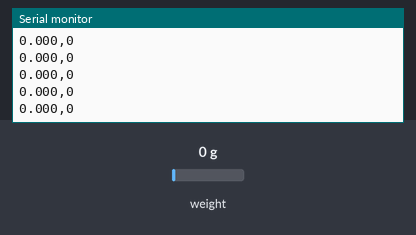
Simulated run of this sketch. Board: Arduino Uno, built with avr-gcc and run on an emulated ATmega328P. Shown: the last lines printed to the serial monitor. The test bench sets the inputs (shaded band); at power-on: weight on the scale 0 g.

Above: at 3.2 s.
3.3 s: weight on the scale set to 100 g
At 3.31 s:
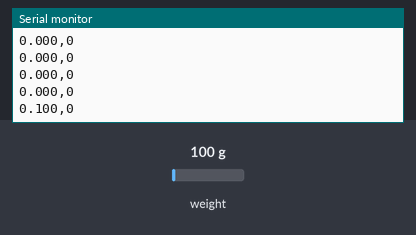
4.8 s: weight on the scale set to 1250 g
At 4.82 s:
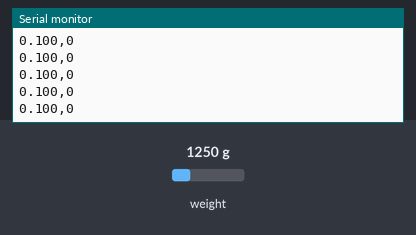
Timing chart, 0 to 7.8 s (numbered marks = the images above; inputs shaded):
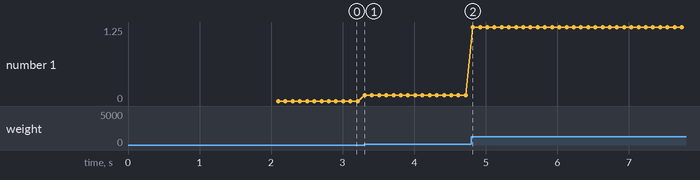

Measured:
- after the input at 3.3 s, the serial monitor: prints a new line at once (image 1)
- plotted number 1: 0 → 0.1 after the input at 3.3 s, 0.1 → 1.25 after the input at 4.8 s

The sketch:

Sensor.ino
```cpp
#include "HX711.h"

// Pines HX711 (Celda de carga)
const int DOUT_PIN = A1;
const int CLK_PIN = A0;

HX711 balanza;

// Variables para obligar al Arduino a enviar a 100 Hz
unsigned long tiempoAnterior = 0;
const unsigned long INTERVALO_MS = 10; // 10 milisegundos = 100 envíos por segundo
float ultimoPeso = 0.0;

void setup() {
  Serial.begin(115200); // Baudios altos para que la comunicación sea instantánea

  balanza.begin(DOUT_PIN, CLK_PIN);
  balanza.set_scale(106658.72); // Tu factor de escala original
  balanza.tare(20);
}

void loop() {
  // 1. Actualizar el peso solo cuando el chip físico tenga una nueva lectura
  // Al no haber "delay()", el Arduino pasa por aquí miles de veces por segundo sin trabarse.
  if (balanza.is_ready()) {
    ultimoPeso = balanza.get_units(1);
  }

  // 2. Disparar el dato a Python estrictamente cada 10 milisegundos
  unsigned long tiempoActual = millis();

  if (tiempoActual - tiempoAnterior >= INTERVALO_MS) {
    tiempoAnterior = tiempoActual; // Reiniciamos el cronómetro

    // Imprimimos el peso con 3 decimales seguido de una coma y un 0
    // El ",0" es para rellenar el lugar del sensor digital y que tu linea.split(',')
    // en Python funcione perfectamente sin marcar error.
    Serial.print(ultimoPeso, 3);
    Serial.println(",0");
  }
}
```
